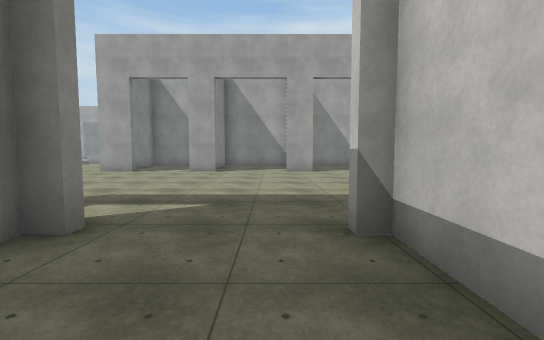
[1] (above)

24 first-person views from a walk through a scene from a Unity 3-D project. The camera is 1.5 m above the floor, tilts 4° down and sees 90° across. The floor is counted in squares, 2 m on a side. Each view is taken from the middle of a square. On the plan, view 1 faces up. The plan holds only what a view shows up to about 10 squares ahead; the rest is blank. The place goes on beyond the plan. Surface patterns are stand-ins for the level's own textures.

[2]
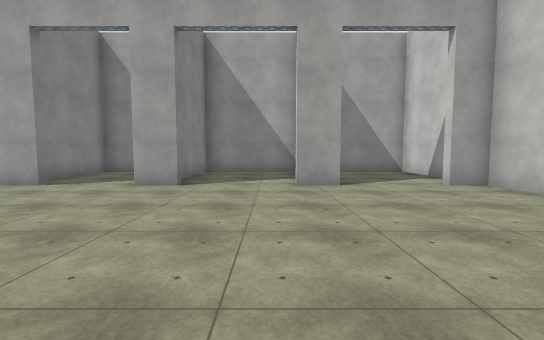

[3]
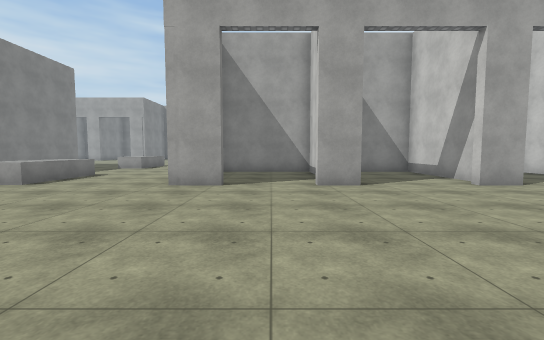

[4]
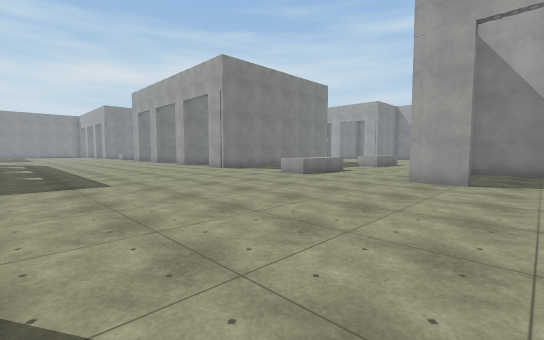

[5]
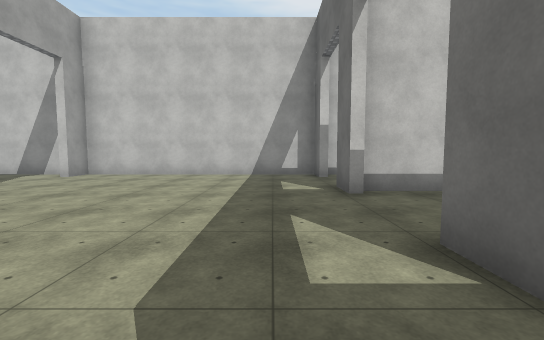

[6]
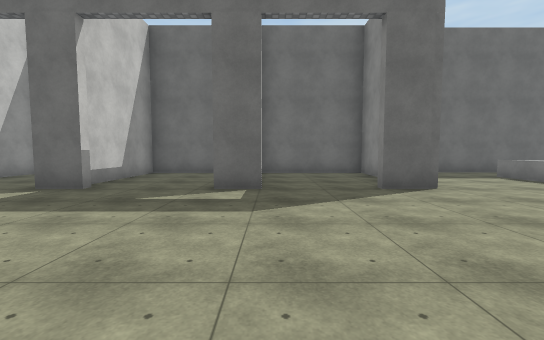

[7]
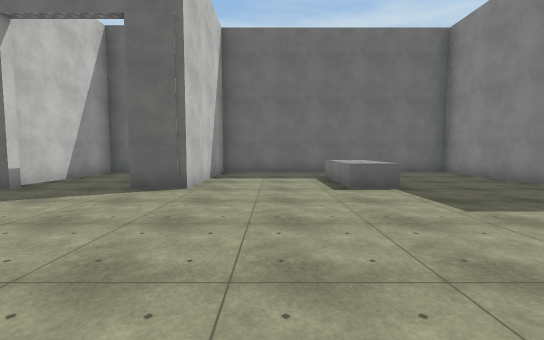

[8]
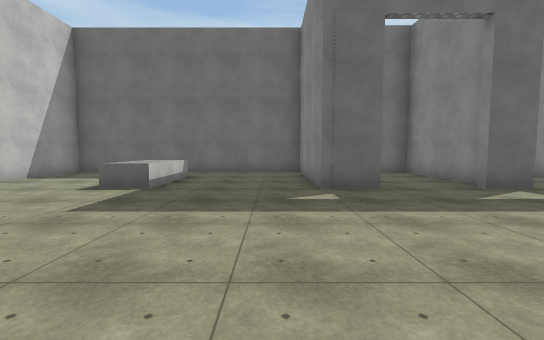

[9]
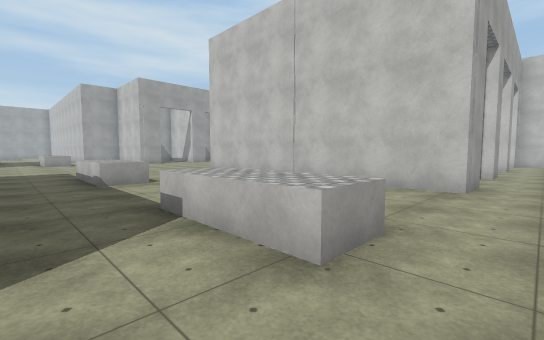

[10]
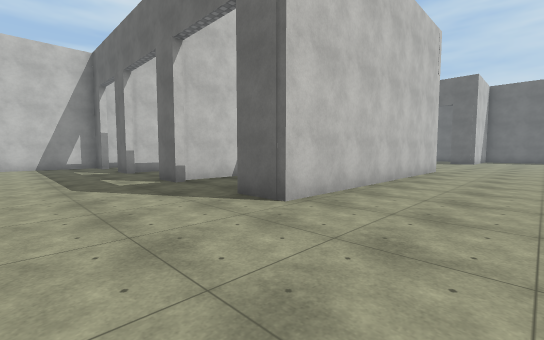

[11]
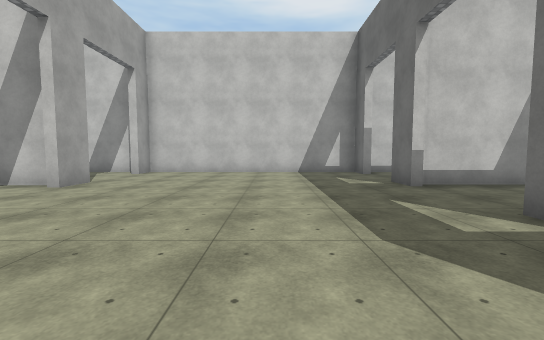

[12]
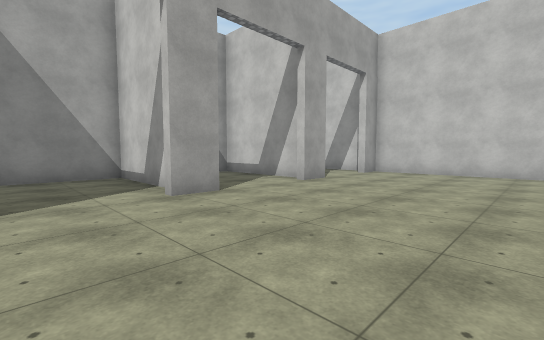

[13]
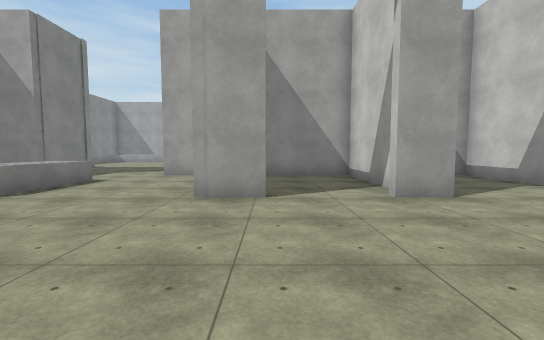

[14]
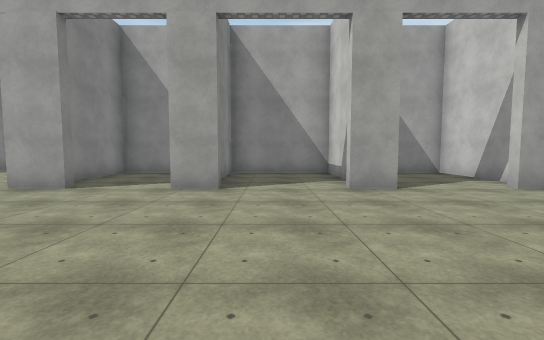

[15]
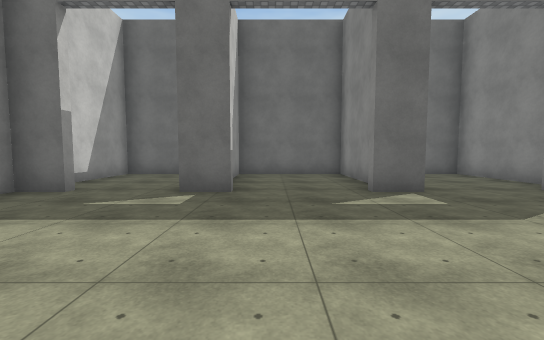

[16]
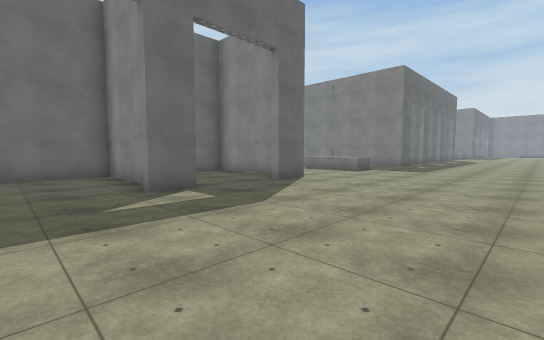

[17]
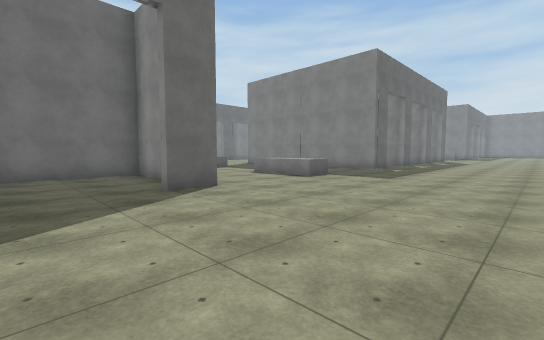

[18]
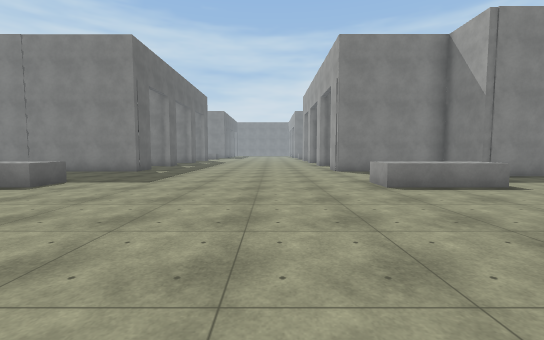

[19]
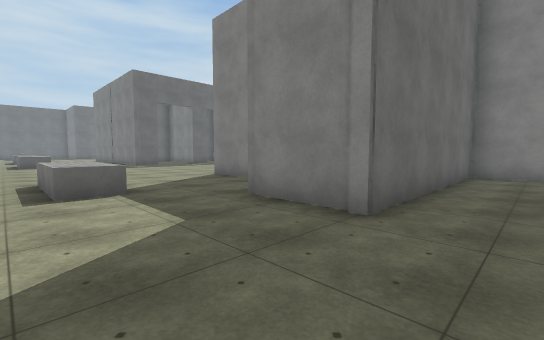

[20]
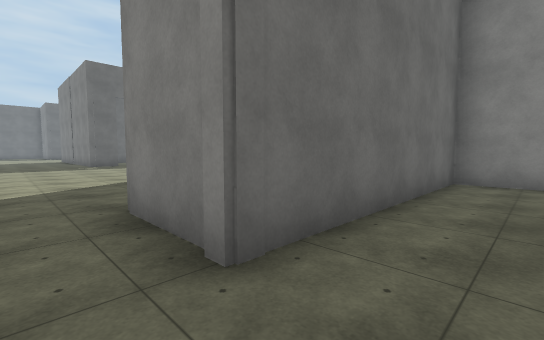

[21]
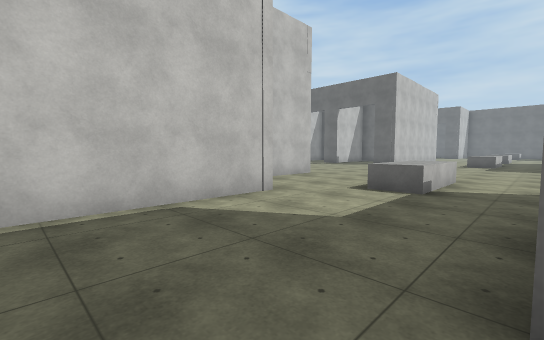

[22]
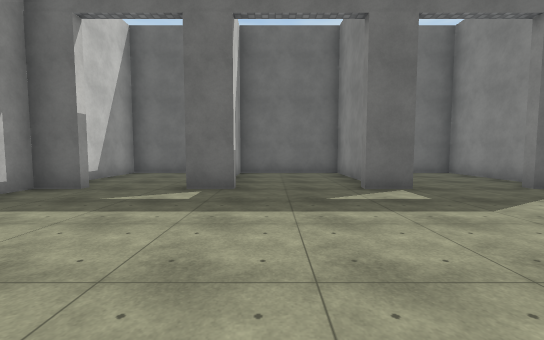

[23]
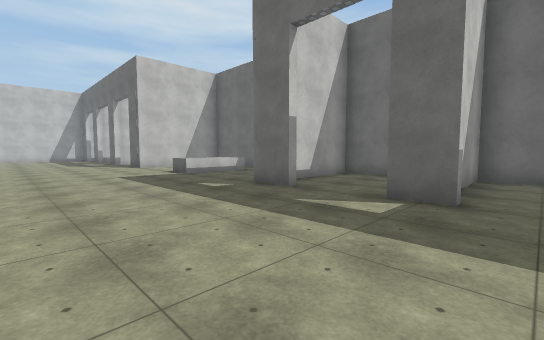

[24]
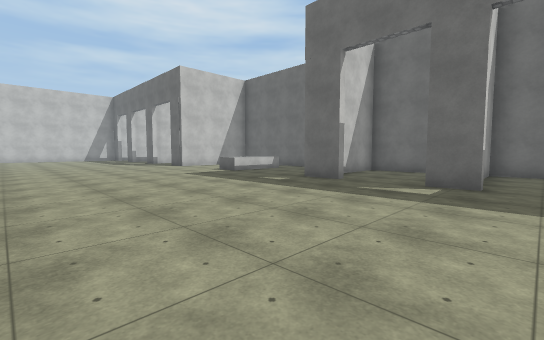

### Floor plan
Points are (right, up) in squares from view 1. A wall is a line through its corners. A room is listed if a view was taken in it or the views show most of it. See-through windows are left out.
Room 1 (views 1, 2, 3, 4, 5, 6, 7, 8, 9, 10, 11, 12, 13, 14, 15, 16, 17, 18, 19, 20, 21, 22, 23, 24)
walls: (-6.1, 17) (-6.1, 14.1) (-2.9, 14.1); (-5, 9.9) (-6.3, 9.9) (-6.3, 18) (-5.1, 18); (-2.5, 12.5) (-2.5, 13.8) (-6.1, 13.8) (-6.1, 11.2); (-2.5, 15.9) (-2.5, 17.8); (-2.2, 16.8) (-2.2, 14.1) (1.1, 14.1) (1.1, 17.8); (-2.9, 18) (-1.8, 18); (-14, 18.1) (-14, 13); (-2, 9.9) (-3.1, 9.9); (0.8, 18) (1.8, 18); (1.1, 10.6) (1.1, 13.8) (-2.2, 13.8) (-2.2, 11.1); (1.5, 9.9) (0.5, 9.9); (3, 14.1) (4.7, 14.1) (4.7, 17.5); (-5, 25.4) (-6.3, 25.4) (-6.3, 27.2); (3.8, 18) (4.7, 18) (4.7, 25.4) (3.9, 25.4); (-2.9, 2.6) (-1.8, 2.6); (-6.1, 1.5) (-6.1, -1.3) (-2.5, -1.3) (-2.5, 2.1); (-2, 25.4) (-3.1, 25.4); (-2.2, 2.4) (-2.2, -1.3) (1.1, -1.3) (1.1, 2.5); (4.7, 10.8) (4.7, 13.8) (2.5, 13.8); (-15.2, 2.6) (-14, 2.6) (-14, -1.3) (-6.3, -1.3) (-6.3, 2.6) (-5.1, 2.6); (0.6, 2.6) (1.8, 2.6); (1.5, 25.4) (0.5, 25.4); (1.1, 25.9) (1.1, 29.3) (-2.2, 29.3) (-2.2, 28.8); (-18.2, 2.6) (-17.1, 2.6); (-7.4, 29.3) (-8.3, 29.3) (-8.3, 33.1); (-2.2, 28.2) (-2.2, 27.4); (-17.6, 2) (-17.6, -1.3) (-14.2, -1.3) (-14.2, 1.2); (3.8, 2.6) (4.7, 2.6) (4.7, 9.9) (3.9, 9.9); (4.7, 26) (4.7, 29.3) (3.2, 29.3); (2.9, -1.3) (4.7, -1.3) (4.7, 2.2); (-19.1, -1.3) (-17.9, -1.3) (-17.9, 0.6); (-18.2, 33.1) (-18.2, 31.6) (-12.1, 31.6) (-12.1, 29.3) (-14, 29.3) (-14, 25.4)
low walls: (-9.5, 12.5) (-9.5, 9.9) (-10.5, 9.9) (-10.5, 12.5); (-9.5, 15.5) (-10.5, 15.5) (-10.5, 18) (-9.5, 18) (-9.5, 15.5); (-9.5, 25.4) (-10.5, 25.4) (-10.5, 27.9) (-9.5, 27.9) (-9.5, 25.4); (-10.5, 0.1) (-10.5, 2.6) (-9.5, 2.6) (-9.5, 0)
ways out: opening at (-4, 26) to room 2
Room 2 (no view inside)
walls: (-2.5, 26.4) (-2.5, 29.3) (-6.1, 29.3) (-6.1, 26.8)
ways out: opening at (-4, 26) to room 1

Where each view was taken, in squares from view 1:
view 1: 0 up, 0 right, facing up
view 2: 4 up, 0 right, facing up
view 3: 4 up, 4 left, facing up
view 4: 3 up, 4 left, facing up-left
view 5: 4 up, 4 left, facing right
view 6: 8 up, 3 left, facing down
view 7: 8 up, 8 left, facing down
view 8: 8 up, 13 left, facing down
view 9: 9 up, 12 left, facing up-right
view 10: 21 up, 9 left, facing down-right
view 11: 21 up, 5 left, facing right
view 12: 21 up, 5 left, facing up-right
view 13: 21 up, 5 left, facing up
view 14: 20 up, 1 left, facing up
view 15: 23 up, 0 right, facing down
view 16: 23 up, 0 right, facing down-left
view 17: 23 up, 3 left, facing down-left
view 18: 23 up, 4 left, facing left
view 19: 33 up, 9 left, facing down-left
view 20: 33 up, 11 left, facing down-left
view 21: 33 up, 12 left, facing down-right
view 22: 8 up, 0 right, facing down
view 23: 7 up, 19 left, facing down-right
view 24: 9 up, 19 left, facing down-right
